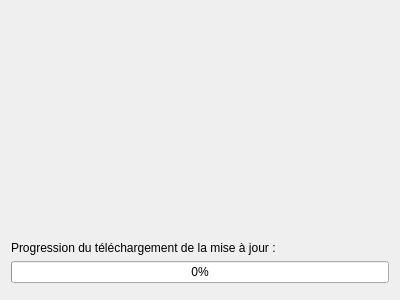
<?xml version="1.0" encoding="UTF-8"?>
<ui version="4.0">
 <class>FenDemandeMiseAJour</class>
 <widget class="QDialog" name="FenDemandeMiseAJour">
  <property name="enabled">
   <bool>true</bool>
  </property>
  <property name="geometry">
   <rect>
    <x>0</x>
    <y>0</y>
    <width>400</width>
    <height>300</height>
   </rect>
  </property>
  <property name="windowTitle">
   <string>Mise à jour</string>
  </property>
  <property name="windowIcon">
   <iconset resource="Multiup.qrc">
    <normaloff>:/img/favicon.png</normaloff>:/img/favicon.png</iconset>
  </property>
  <layout class="QGridLayout" name="gridLayout">
   <item row="1" column="0">
    <widget class="QLabel" name="label">
     <property name="text">
      <string/>
     </property>
    </widget>
   </item>
   <item row="3" column="0">
    <widget class="QLabel" name="label_2">
     <property name="text">
      <string>Progression du téléchargement de la mise à jour :</string>
     </property>
    </widget>
   </item>
   <item row="4" column="0">
    <widget class="QProgressBar" name="progressBar">
     <property name="value">
      <number>0</number>
     </property>
    </widget>
   </item>
   <item row="2" column="0">
    <spacer name="verticalSpacer">
     <property name="orientation">
      <enum>Qt::Vertical</enum>
     </property>
     <property name="sizeHint" stdset="0">
      <size>
       <width>20</width>
       <height>40</height>
      </size>
     </property>
    </spacer>
   </item>
   <item row="5" column="0">
    <widget class="QDialogButtonBox" name="buttonBox">
     <property name="standardButtons">
      <set>QDialogButtonBox::NoButton</set>
     </property>
    </widget>
   </item>
   <item row="0" column="0">
    <widget class="QLabel" name="label_3">
     <property name="enabled">
      <bool>true</bool>
     </property>
     <property name="text">
      <string/>
     </property>
     <property name="pixmap">
      <pixmap resource="Multiup.qrc">:/interface/img/interface/mise_a_jour.png</pixmap>
     </property>
     <property name="scaledContents">
      <bool>false</bool>
     </property>
     <property name="alignment">
      <set>Qt::AlignCenter</set>
     </property>
    </widget>
   </item>
  </layout>
 </widget>
 <resources>
  <include location="Multiup.qrc"/>
 </resources>
 <connections/>
</ui>
